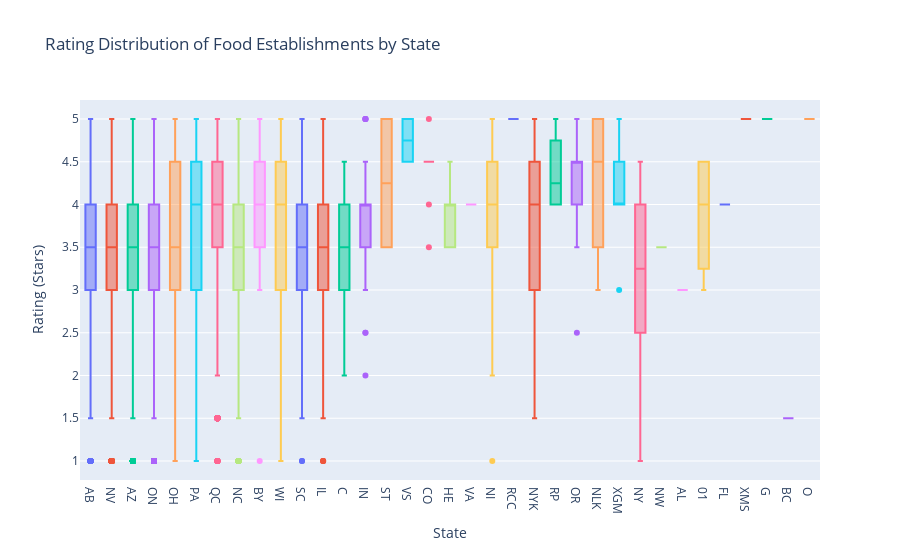

The cell this chart's notebook holds for it:
### Markdown cell above
## Q2 Is there a difference in the rating distribution (stars) of food establishmentsby state?

### Code cell
import plotly.express as px
food_establishments = business_data[business_data['categories'].str.contains('food', case=False, na=False)]
# Create an interactive box plot
fig = px.box(food_establishments, x='state', y='stars_x', title='Rating Distribution of Food Establishments by State',
             labels={'stars_x': 'Rating (Stars)', 'state': 'State'}, color='state')
# Customize the layout
fig.update_layout(xaxis=dict(title='State'), yaxis=dict(title='Rating (Stars)'), showlegend=False)
# Show the interactive plot
fig.show()

### Figure 1 — Plotly figure (JSON) as saved in the notebook; plotly's stock layout.template omitted (floating-point values rounded to 4 significant figures; data arrays with more than 128 entries replaced by an {"elided": "..."} marker saying what was removed)
{"data": [{"alignmentgroup": "True", "hovertemplate": "State=%{x}<br>Rating (Stars)=%{y}<extra></extra>", "legendgroup": "AB", "marker": {"color": "#636efa"}, "name": "AB", "notched": false, "offsetgroup": "AB", "orientation": "v", "showlegend": true, "type": "box", "x": {"elided": "1765 str values"}, "x0": " ", "xaxis": "x", "y": {"elided": "1765 float values"}, "y0": " ", "yaxis": "y"}, {"alignmentgroup": "True", "hovertemplate": "State=%{x}<br>Rating (Stars)=%{y}<extra></extra>", "legendgroup": "NV", "marker": {"color": "#EF553B"}, "name": "NV", "notched": false, "offsetgroup": "NV", "orientation": "v", "showlegend": true, "type": "box", "x": {"elided": "5282 str values"}, "x0": " ", "xaxis": "x", "y": {"elided": "5282 float values"}, "y0": " ", "yaxis": "y"}, {"alignmentgroup": "True", "hovertemplate": "State=%{x}<br>Rating (Stars)=%{y}<extra></extra>", "legendgroup": "AZ", "marker": {"color": "#00cc96"}, "name": "AZ", "notched": false, "offsetgroup": "AZ", "orientation": "v", "showlegend": true, "type": "box", "x": {"elided": "7768 str values"}, "x0": " ", "xaxis": "x", "y": {"elided": "7768 float values"}, "y0": " ", "yaxis": "y"}, {"alignmentgroup": "True", "hovertemplate": "State=%{x}<br>Rating (Stars)=%{y}<extra></extra>", "legendgroup": "ON", "marker": {"color": "#ab63fa"}, "name": "ON", "notched": false, "offsetgroup": "ON", "orientation": "v", "showlegend": true, "type": "box", "x": {"elided": "8106 str values"}, "x0": " ", "xaxis": "x", "y": {"elided": "8106 float values"}, "y0": " ", "yaxis": "y"}, {"alignmentgroup": "True", "hovertemplate": "State=%{x}<br>Rating (Stars)=%{y}<extra></extra>", "legendgroup": "OH", "marker": {"color": "#FFA15A"}, "name": "OH", "notched": false, "offsetgroup": "OH", "orientation": "v", "showlegend": true, "type": "box", "x": {"elided": "3093 str values"}, "x0": " ", "xaxis": "x", "y": {"elided": "3093 float values"}, "y0": " ", "yaxis": "y"}, {"alignmentgroup": "True", "hovertemplate": "State=%{x}<br>Rating (Stars)=%{y}<extra></extra>", "legendgroup": "PA", "marker": {"color": "#19d3f3"}, "name": "PA", "notched": false, "offsetgroup": "PA", "orientation": "v", "showlegend": true, "type": "box", "x": {"elided": "2309 str values"}, "x0": " ", "xaxis": "x", "y": {"elided": "2309 float values"}, "y0": " ", "yaxis": "y"}, {"alignmentgroup": "True", "hovertemplate": "State=%{x}<br>Rating (Stars)=%{y}<extra></extra>", "legendgroup": "QC", "marker": {"color": "#FF6692"}, "name": "QC", "notched": false, "offsetgroup": "QC", "orientation": "v", "showlegend": true, "type": "box", "x": {"elided": "2380 str values"}, "x0": " ", "xaxis": "x", "y": {"elided": "2380 float values"}, "y0": " ", "yaxis": "y"}, {"alignmentgroup": "True", "hovertemplate": "State=%{x}<br>Rating (Stars)=%{y}<extra></extra>", "legendgroup": "NC", "marker": {"color": "#B6E880"}, "name": "NC", "notched": false, "offsetgroup": "NC", "orientation": "v", "showlegend": true, "type": "box", "x": {"elided": "2871 str values"}, "x0": " ", "xaxis": "x", "y": {"elided": "2871 float values"}, "y0": " ", "yaxis": "y"}, {"alignmentgroup": "True", "hovertemplate": "State=%{x}<br>Rating (Stars)=%{y}<extra></extra>", "legendgroup": "BY", "marker": {"color": "#FF97FF"}, "name": "BY", "notched": false, "offsetgroup": "BY", "orientation": "v", "showlegend": true, "type": "box", "x": ["BY", "BY", "BY", "BY", "BY", "BY", "BY", "BY", "BY", "BY", "BY", "BY", "BY", "BY", "BY", "BY"], "x0": " ", "xaxis": "x", "y": [4.5, 4, 5, 4, 3.5, 4, 4.5, 4.5, 4, 1, 5, 3.5, 4.5, 3, 5, 3.5], "y0": " ", "yaxis": "y"}, {"alignmentgroup": "True", "hovertemplate": "State=%{x}<br>Rating (Stars)=%{y}<extra></extra>", "legendgroup": "WI", "marker": {"color": "#FECB52"}, "name": "WI", "notched": false, "offsetgroup": "WI", "orientation": "v", "showlegend": true, "type": "box", "x": {"elided": "1047 str values"}, "x0": " ", "xaxis": "x", "y": {"elided": "1047 float values"}, "y0": " ", "yaxis": "y"}, {"alignmentgroup": "True", "hovertemplate": "State=%{x}<br>Rating (Stars)=%{y}<extra></extra>", "legendgroup": "SC", "marker": {"color": "#636efa"}, "name": "SC", "notched": false, "offsetgroup": "SC", "orientation": "v", "showlegend": true, "type": "box", "x": {"elided": "174 str values"}, "x0": " ", "xaxis": "x", "y": {"elided": "174 float values"}, "y0": " ", "yaxis": "y"}, {"alignmentgroup": "True", "hovertemplate": "State=%{x}<br>Rating (Stars)=%{y}<extra></extra>", "legendgroup": "IL", "marker": {"color": "#EF553B"}, "name": "IL", "notched": false, "offsetgroup": "IL", "orientation": "v", "showlegend": true, "type": "box", "x": {"elided": "383 str values"}, "x0": " ", "xaxis": "x", "y": {"elided": "383 float values"}, "y0": " ", "yaxis": "y"}, {"alignmentgroup": "True", "hovertemplate": "State=%{x}<br>Rating (Stars)=%{y}<extra></extra>", "legendgroup": "C", "marker": {"color": "#00cc96"}, "name": "C", "notched": false, "offsetgroup": "C", "orientation": "v", "showlegend": true, "type": "box", "x": ["C", "C", "C", "C", "C", "C", "C", "C", "C", "C", "C", "C", "C", "C"], "x0": " ", "xaxis": "x", "y": [3.5, 2, 4.5, 3.5, 3, 2.5, 3.5, 4.5, 3.5, 3.5, 4, 4, 4, 3], "y0": " ", "yaxis": "y"}, {"alignmentgroup": "True", "hovertemplate": "State=%{x}<br>Rating (Stars)=%{y}<extra></extra>", "legendgroup": "IN", "marker": {"color": "#ab63fa"}, "name": "IN", "notched": false, "offsetgroup": "IN", "orientation": "v", "showlegend": true, "type": "box", "x": ["IN", "IN", "IN", "IN", "IN", "IN", "IN", "IN", "IN", "IN", "IN", "IN", "IN", "IN", "IN", "IN", "IN", "IN", "IN", "IN", "IN", "IN", "IN", "IN", "IN", "IN", "IN", "IN", "IN", "IN", "IN"], "x0": " ", "xaxis": "x", "y": [4, 3.5, 2.5, 4, 4, 4, 4.5, 5, 5, 4, 2.5, 3.5, 5, 3.5, 4, 4, 3.5, 4.5, 3.5, 4, 3.5, 5, 3, 3.5, 3.5, 4, 3.5, 4, 2, 4.5, 4], "y0": " ", "yaxis": "y"}, {"alignmentgroup": "True", "hovertemplate": "State=%{x}<br>Rating (Stars)=%{y}<extra></extra>", "legendgroup": "ST", "marker": {"color": "#FFA15A"}, "name": "ST", "notched": false, "offsetgroup": "ST", "orientation": "v", "showlegend": true, "type": "box", "x": ["ST", "ST", "ST", "ST", "ST", "ST"], "x0": " ", "xaxis": "x", "y": [4.5, 5, 3.5, 3.5, 4, 5], "y0": " ", "yaxis": "y"}, {"alignmentgroup": "True", "hovertemplate": "State=%{x}<br>Rating (Stars)=%{y}<extra></extra>", "legendgroup": "VS", "marker": {"color": "#19d3f3"}, "name": "VS", "notched": false, "offsetgroup": "VS", "orientation": "v", "showlegend": true, "type": "box", "x": ["VS", "VS", "VS", "VS"], "x0": " ", "xaxis": "x", "y": [5, 4.5, 4.5, 5], "y0": " ", "yaxis": "y"}, {"alignmentgroup": "True", "hovertemplate": "State=%{x}<br>Rating (Stars)=%{y}<extra></extra>", "legendgroup": "CO", "marker": {"color": "#FF6692"}, "name": "CO", "notched": false, "offsetgroup": "CO", "orientation": "v", "showlegend": true, "type": "box", "x": ["CO", "CO", "CO", "CO", "CO", "CO", "CO", "CO", "CO", "CO"], "x0": " ", "xaxis": "x", "y": [4, 4.5, 4.5, 4.5, 5, 4.5, 4.5, 3.5, 4.5, 4.5], "y0": " ", "yaxis": "y"}, {"alignmentgroup": "True", "hovertemplate": "State=%{x}<br>Rating (Stars)=%{y}<extra></extra>", "legendgroup": "HE", "marker": {"color": "#B6E880"}, "name": "HE", "notched": false, "offsetgroup": "HE", "orientation": "v", "showlegend": true, "type": "box", "x": ["HE", "HE", "HE", "HE", "HE", "HE", "HE", "HE", "HE"], "x0": " ", "xaxis": "x", "y": [4, 4, 4, 3.5, 4.5, 3.5, 3.5, 4, 4], "y0": " ", "yaxis": "y"}, {"alignmentgroup": "True", "hovertemplate": "State=%{x}<br>Rating (Stars)=%{y}<extra></extra>", "legendgroup": "VA", "marker": {"color": "#FF97FF"}, "name": "VA", "notched": false, "offsetgroup": "VA", "orientation": "v", "showlegend": true, "type": "box", "x": ["VA"], "x0": " ", "xaxis": "x", "y": [4], "y0": " ", "yaxis": "y"}, {"alignmentgroup": "True", "hovertemplate": "State=%{x}<br>Rating (Stars)=%{y}<extra></extra>", "legendgroup": "NI", "marker": {"color": "#FECB52"}, "name": "NI", "notched": false, "offsetgroup": "NI", "orientation": "v", "showlegend": true, "type": "box", "x": ["NI", "NI", "NI", "NI", "NI", "NI", "NI", "NI", "NI", "NI", "NI", "NI", "NI", "NI", "NI", "NI", "NI", "NI", "NI", "NI", "NI", "NI", "NI", "NI", "NI", "NI", "NI", "NI", "NI", "NI", "NI", "NI", "NI", "NI", "NI", "NI", "NI", "NI", "NI", "NI", "NI", "NI"], "x0": " ", "xaxis": "x", "y": [4, 2, 4.5, 2.5, 4.5, 4.5, 3.5, 4.5, 3.5, 4.5, 4, 4.5, 4, 4, 3.5, 4.5, 5, 4.5, 4, 4, 1, 3, 3, 4.5, 4.5, 3, 3.5, 3, 4, 4.5, 3, 3, 3.5, 3, 4.5, 4.5, 4, 5, 5, 4.5, 4.5, 4.5], "y0": " ", "yaxis": "y"}, {"alignmentgroup": "True", "hovertemplate": "State=%{x}<br>Rating (Stars)=%{y}<extra></extra>", "legendgroup": "RCC", "marker": {"color": "#636efa"}, "name": "RCC", "notched": false, "offsetgroup": "RCC", "orientation": "v", "showlegend": true, "type": "box", "x": ["RCC"], "x0": " ", "xaxis": "x", "y": [5], "y0": " ", "yaxis": "y"}, {"alignmentgroup": "True", "hovertemplate": "State=%{x}<br>Rating (Stars)=%{y}<extra></extra>", "legendgroup": "NYK", "marker": {"color": "#EF553B"}, "name": "NYK", "notched": false, "offsetgroup": "NYK", "orientation": "v", "showlegend": true, "type": "box", "x": ["NYK", "NYK", "NYK", "NYK", "NYK", "NYK", "NYK", "NYK", "NYK", "NYK", "NYK", "NYK", "NYK", "NYK", "NYK", "NYK", "NYK", "NYK", "NYK", "NYK", "NYK", "NYK", "NYK", "NYK", "NYK", "NYK", "NYK", "NYK", "NYK", "NYK", "NYK", "NYK", "NYK", "NYK", "NYK"], "x0": " ", "xaxis": "x", "y": [3.5, 4, 3.5, 5, 3, 4, 2, 4, 1.5, 4, 4.5, 3.5, 2, 3, 3.5, 4, 4.5, 4.5, 4.5, 1.5, 4, 2.5, 4.5, 3, 3, 4, 4.5, 3.5, 5, 5, 1.5, 4.5, 4.5, 1.5, 3], "y0": " ", "yaxis": "y"}, {"alignmentgroup": "True", "hovertemplate": "State=%{x}<br>Rating (Stars)=%{y}<extra></extra>", "legendgroup": "RP", "marker": {"color": "#00cc96"}, "name": "RP", "notched": false, "offsetgroup": "RP", "orientation": "v", "showlegend": true, "type": "box", "x": ["RP", "RP", "RP", "RP"], "x0": " ", "xaxis": "x", "y": [5, 4, 4.5, 4], "y0": " ", "yaxis": "y"}, {"alignmentgroup": "True", "hovertemplate": "State=%{x}<br>Rating (Stars)=%{y}<extra></extra>", "legendgroup": "OR", "marker": {"color": "#ab63fa"}, "name": "OR", "notched": false, "offsetgroup": "OR", "orientation": "v", "showlegend": true, "type": "box", "x": ["OR", "OR", "OR", "OR", "OR", "OR", "OR", "OR", "OR", "OR", "OR", "OR", "OR", "OR", "OR", "OR", "OR", "OR", "OR", "OR"], "x0": " ", "xaxis": "x", "y": [4.5, 4, 4, 4, 4, 4.5, 4, 2.5, 4, 5, 3.5, 4.5, 4, 5, 4.5, 5, 4.5, 4.5, 4.5, 5], "y0": " ", "yaxis": "y"}, {"alignmentgroup": "True", "hovertemplate": "State=%{x}<br>Rating (Stars)=%{y}<extra></extra>", "legendgroup": "NLK", "marker": {"color": "#FFA15A"}, "name": "NLK", "notched": false, "offsetgroup": "NLK", "orientation": "v", "showlegend": true, "type": "box", "x": ["NLK", "NLK", "NLK", "NLK", "NLK", "NLK"], "x0": " ", "xaxis": "x", "y": [5, 4, 5, 3.5, 5, 3], "y0": " ", "yaxis": "y"}, {"alignmentgroup": "True", "hovertemplate": "State=%{x}<br>Rating (Stars)=%{y}<extra></extra>", "legendgroup": "XGM", "marker": {"color": "#19d3f3"}, "name": "XGM", "notched": false, "offsetgroup": "XGM", "orientation": "v", "showlegend": true, "type": "box", "x": ["XGM", "XGM", "XGM", "XGM", "XGM", "XGM"], "x0": " ", "xaxis": "x", "y": [5, 4, 4, 4, 4.5, 3], "y0": " ", "yaxis": "y"}, {"alignmentgroup": "True", "hovertemplate": "State=%{x}<br>Rating (Stars)=%{y}<extra></extra>", "legendgroup": "NY", "marker": {"color": "#FF6692"}, "name": "NY", "notched": false, "offsetgroup": "NY", "orientation": "v", "showlegend": true, "type": "box", "x": ["NY", "NY", "NY", "NY", "NY", "NY"], "x0": " ", "xaxis": "x", "y": [4.5, 3.5, 3, 4, 2.5, 1], "y0": " ", "yaxis": "y"}, {"alignmentgroup": "True", "hovertemplate": "State=%{x}<br>Rating (Stars)=%{y}<extra></extra>", "legendgroup": "NW", "marker": {"color": "#B6E880"}, "name": "NW", "notched": false, "offsetgroup": "NW", "orientation": "v", "showlegend": true, "type": "box", "x": ["NW"], "x0": " ", "xaxis": "x", "y": [3.5], "y0": " ", "yaxis": "y"}, {"alignmentgroup": "True", "hovertemplate": "State=%{x}<br>Rating (Stars)=%{y}<extra></extra>", "legendgroup": "AL", "marker": {"color": "#FF97FF"}, "name": "AL", "notched": false, "offsetgroup": "AL", "orientation": "v", "showlegend": true, "type": "box", "x": ["AL"], "x0": " ", "xaxis": "x", "y": [3], "y0": " ", "yaxis": "y"}, {"alignmentgroup": "True", "hovertemplate": "State=%{x}<br>Rating (Stars)=%{y}<extra></extra>", "legendgroup": "01", "marker": {"color": "#FECB52"}, "name": "01", "notched": false, "offsetgroup": "01", "orientation": "v", "showlegend": true, "type": "box", "x": ["01", "01", "01", "01"], "x0": " ", "xaxis": "x", "y": [3.5, 4.5, 3, 4.5], "y0": " ", "yaxis": "y"}, {"alignmentgroup": "True", "hovertemplate": "State=%{x}<br>Rating (Stars)=%{y}<extra></extra>", "legendgroup": "FL", "marker": {"color": "#636efa"}, "name": "FL", "notched": false, "offsetgroup": "FL", "orientation": "v", "showlegend": true, "type": "box", "x": ["FL"], "x0": " ", "xaxis": "x", "y": [4], "y0": " ", "yaxis": "y"}, {"alignmentgroup": "True", "hovertemplate": "State=%{x}<br>Rating (Stars)=%{y}<extra></extra>", "legendgroup": "XMS", "marker": {"color": "#EF553B"}, "name": "XMS", "notched": false, "offsetgroup": "XMS", "orientation": "v", "showlegend": true, "type": "box", "x": ["XMS"], "x0": " ", "xaxis": "x", "y": [5], "y0": " ", "yaxis": "y"}, {"alignmentgroup": "True", "hovertemplate": "State=%{x}<br>Rating (Stars)=%{y}<extra></extra>", "legendgroup": "G", "marker": {"color": "#00cc96"}, "name": "G", "notched": false, "offsetgroup": "G", "orientation": "v", "showlegend": true, "type": "box", "x": ["G"], "x0": " ", "xaxis": "x", "y": [5], "y0": " ", "yaxis": "y"}, {"alignmentgroup": "True", "hovertemplate": "State=%{x}<br>Rating (Stars)=%{y}<extra></extra>", "legendgroup": "BC", "marker": {"color": "#ab63fa"}, "name": "BC", "notched": false, "offsetgroup": "BC", "orientation": "v", "showlegend": true, "type": "box", "x": ["BC"], "x0": " ", "xaxis": "x", "y": [1.5], "y0": " ", "yaxis": "y"}, {"alignmentgroup": "True", "hovertemplate": "State=%{x}<br>Rating (Stars)=%{y}<extra></extra>", "legendgroup": "O", "marker": {"color": "#FFA15A"}, "name": "O", "notched": false, "offsetgroup": "O", "orientation": "v", "showlegend": true, "type": "box", "x": ["O"], "x0": " ", "xaxis": "x", "y": [5], "y0": " ", "yaxis": "y"}], "layout": {"boxmode": "overlay", "legend": {"title": {"text": "State"}, "tracegroupgap": 0}, "showlegend": false, "title": {"text": "Rating Distribution of Food Establishments by State"}, "xaxis": {"anchor": "y", "categoryarray": ["AB", "NV", "AZ", "ON", "OH", "PA", "QC", "NC", "BY", "WI", "SC", "IL", "C", "IN", "ST", "VS", "CO", "HE", "VA", "NI", "RCC", "NYK", "RP", "OR", "NLK", "XGM", "NY", "NW", "AL", "01", "FL", "XMS", "G", "BC", "O"], "categoryorder": "array", "domain": [0, 1], "title": {"text": "State"}}, "yaxis": {"anchor": "x", "domain": [0, 1], "title": {"text": "Rating (Stars)"}}}}
